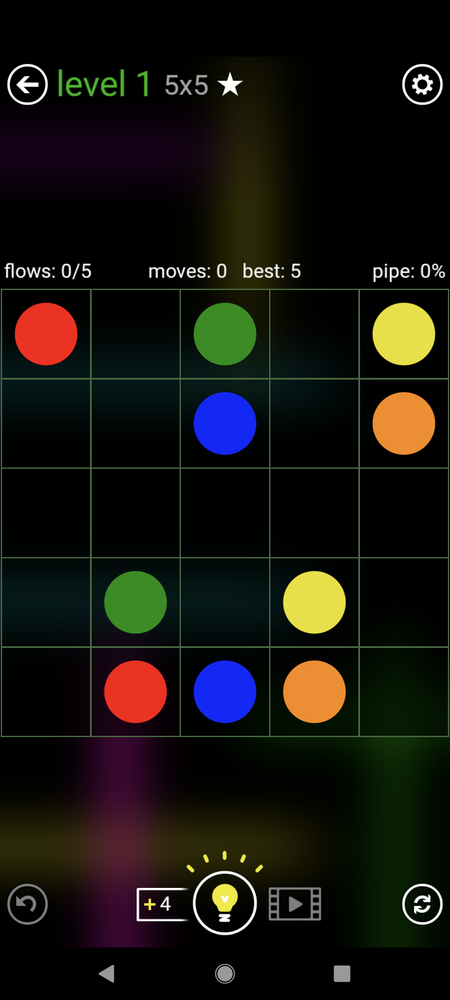
#> input picture problem-images/lvl1.png, 450 x 1000 px, shrunk from 1080 x 2400 before the run
$ jupyter execute sandbox.ipynb
#> lines starting #> are read from the running program, lines starting #| are printed output that depends on the picture; after the words box and inside, x2 and y2 are one past the last pixel; in counts of white or black regions, pixels touching at a corner belong together
[cell 1]
import numpy as np
import cv2
import matplotlib.pyplot as plt

[cell 2]
img_bgr = cv2.imread('problem-images/lvl1.png')
#> img_bgr is the input picture: shape (1000, 450, 3); mean B, G, R 14.9, 20.2, 21.7
img_rgb = cv2.cvtColor(img_bgr, cv2.COLOR_BGR2RGB)
img = cv2.cvtColor(img_bgr, cv2.COLOR_BGR2GRAY)
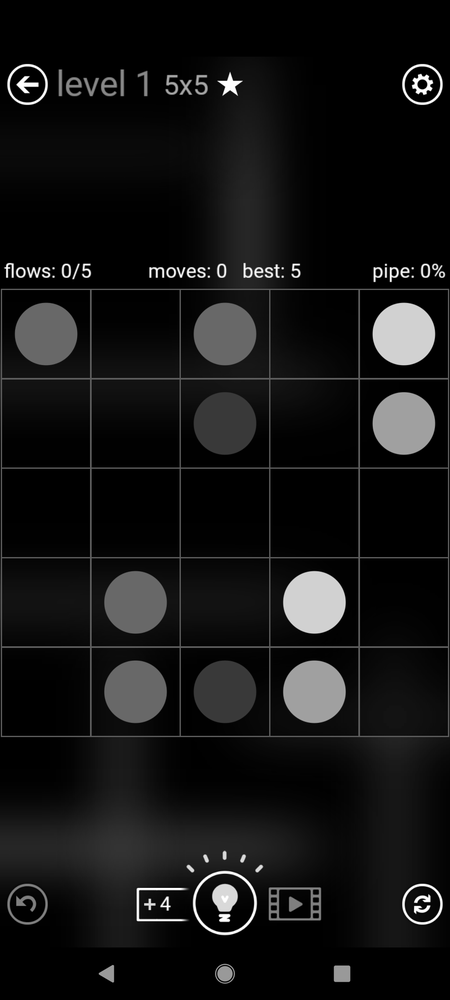
#> img: shape (1000, 450); min 0, max 255, mean 20

[cell 3]
(thresh, img_bin) = cv2.threshold(img, 128, 255, cv2.THRESH_BINARY|cv2.THRESH_OTSU)
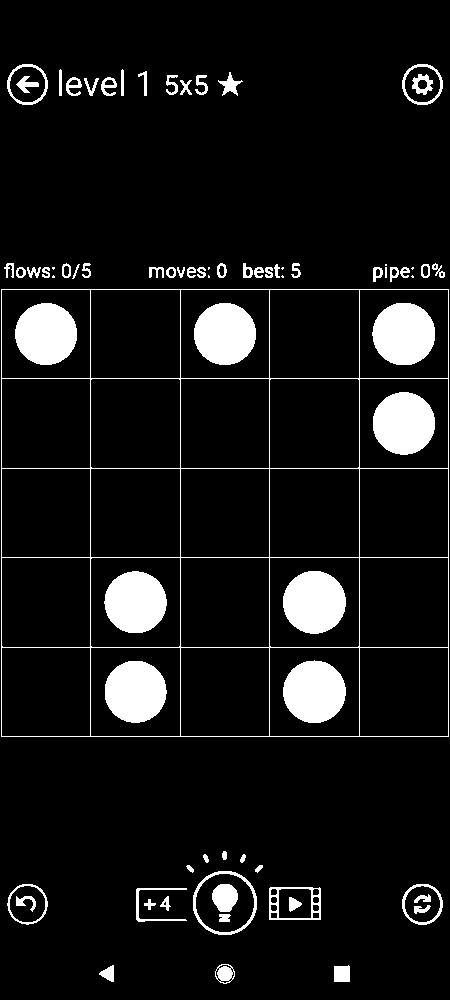
#> img_bin: shape (1000, 450); 8.4% white; 77 white regions (9 under 20 px), largest, box (x1, y1, x2, y2) and area: (1, 289, 449, 737) 5352, (283, 571, 346, 634) 3115, (372, 303, 435, 365) 3102
#> thresh = 75
#img_bin = 255-img_bin
#plt.imshow(img_bin, cmap="gray")


# Defining a kernel length
kernel_length = np.array(img).shape[1]//20
#> kernel_length = 22
# A vertical kernel of (1 X kernel_length), which will detect all the v lines from the image.
v_kernel = cv2.getStructuringElement(cv2.MORPH_RECT, (1, kernel_length))
#> v_kernel = 22 values from 1 to 1
# A horizontal kernel of (kernel_length X 1), which will help to detect all the horizontal line from the image.
h_kernel = cv2.getStructuringElement(cv2.MORPH_RECT, (kernel_length, 1))
# A kernel of (3 X 3) ones.
kernel = cv2.getStructuringElement(cv2.MORPH_RECT, (3, 3))

# Morphological operation to detect vertical lines from an image
img_temp1 = cv2.erode(img_bin, v_kernel, iterations=3)
#> img_temp1: shape (1000, 450); 0.51% white in thin lines or dots, all inside (x1, y1, x2, y2) = (1, 322, 449, 707)
v_lines_img = cv2.dilate(img_temp1, v_kernel, iterations=3)
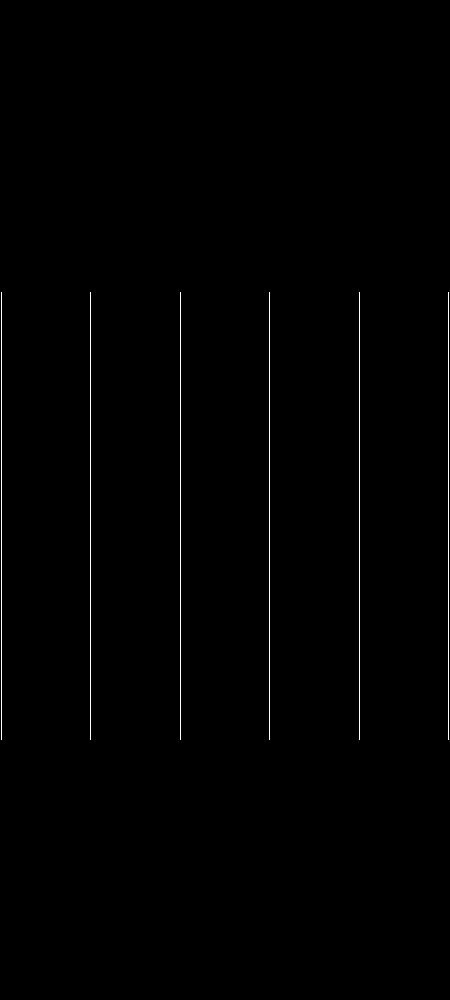
#> v_lines_img: shape (1000, 450); 0.6% white in thin lines or dots, all inside (x1, y1, x2, y2) = (1, 292, 449, 740)
#plt.imshow(v_lines_img)
# Morphological operation to detect horizontal lines from an image
img_temp2 = cv2.erode(img_bin, h_kernel, iterations=3)
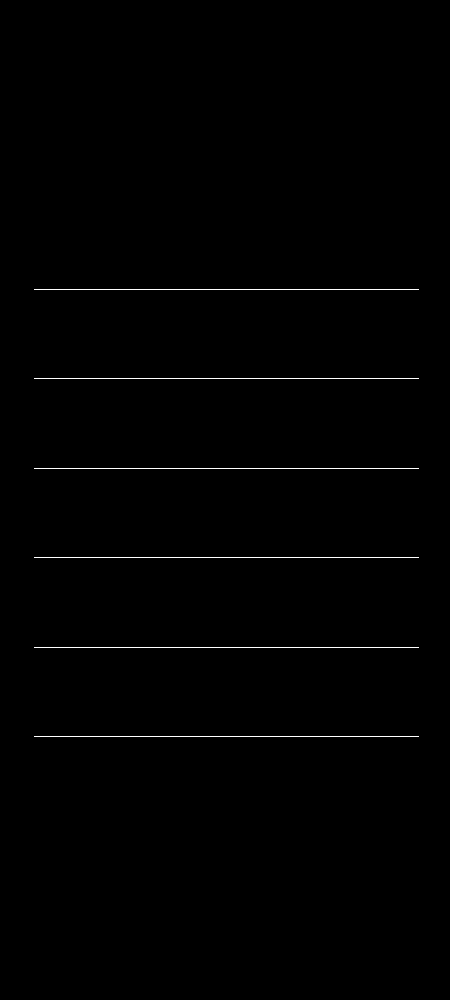
#> img_temp2: shape (1000, 450); 0.51% white in thin lines or dots, all inside (x1, y1, x2, y2) = (34, 289, 419, 737)
h_lines_img = cv2.dilate(img_temp2, h_kernel, iterations=3)
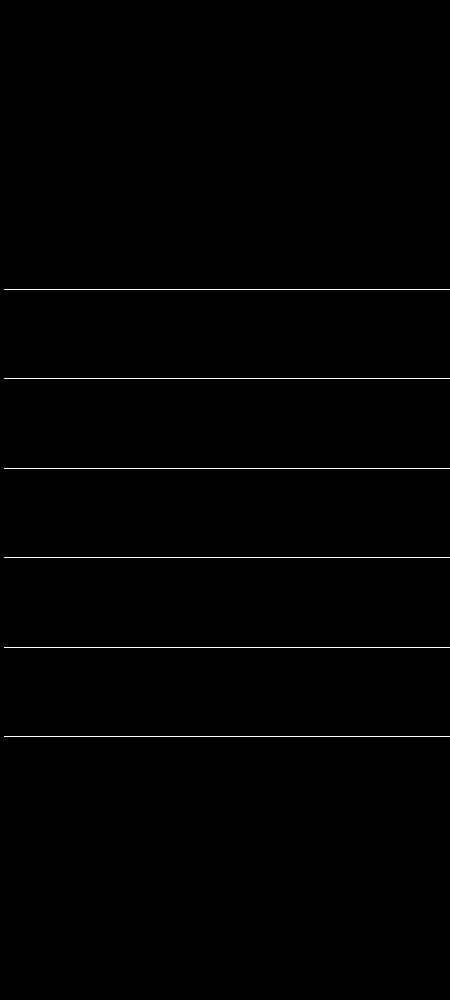
#> h_lines_img: shape (1000, 450); 0.59% white in thin lines or dots, all inside (x1, y1, x2, y2) = (4, 289, 450, 737)
#plt.imshow(h_lines_img)

# Weighting parameters, this will decide the quantity of an image to be added to make a new image.
alpha = 0.5
beta = 1.0 - alpha
# This function helps to add two image with specific weight parameter to get a third image as summation of two image.
img_final_bin = cv2.addWeighted(v_lines_img, alpha, h_lines_img, beta, 0.0)
img_final_bin = cv2.erode(~img_final_bin, kernel, iterations=2)
(thresh, img_final_bin) = cv2.threshold(img_final_bin, 128,255, cv2.THRESH_BINARY | cv2.THRESH_OTSU)
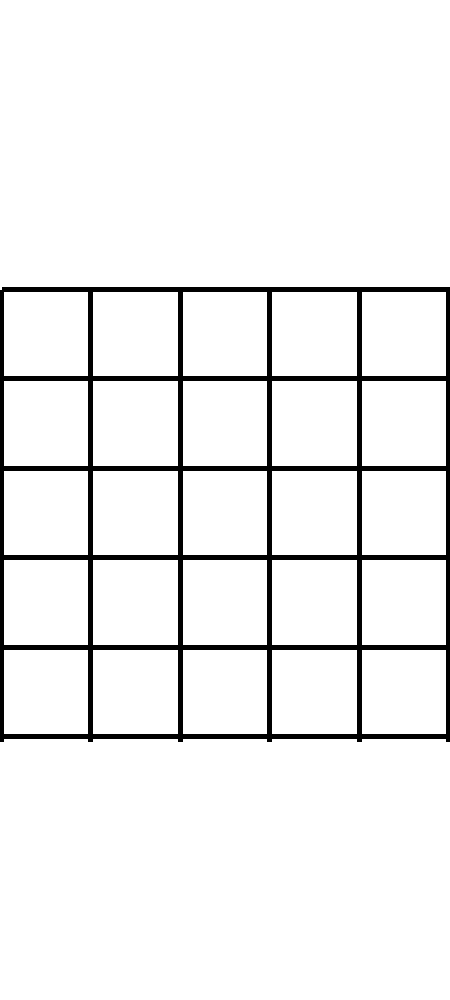
#> img_final_bin: shape (1000, 450); 94.4% white; 1 black region
#> thresh = 127

def sort_contours(cnts, method="left-to-right"):
	# initialize the reverse flag and sort index
	reverse = False
	i = 0
	# handle if we need to sort in reverse
	if method == "right-to-left" or method == "bottom-to-top":
		reverse = True
	# handle if we are sorting against the y-coordinate rather than
	# the x-coordinate of the bounding box
	if method == "top-to-bottom" or method == "bottom-to-top":
		i = 1
	# construct the list of bounding boxes and sort them from top to
	# bottom
	boundingBoxes = [cv2.boundingRect(c) for c in cnts]
	(cnts, boundingBoxes) = zip(*sorted(zip(cnts, boundingBoxes),
		key=lambda b:b[1][i], reverse=reverse))
	# return the list of sorted contours and bounding boxes
	return (cnts, boundingBoxes)

# Find contours for image, which will detect all the boxes
contours, hierarchy = cv2.findContours(img_final_bin, cv2.RETR_TREE, cv2.CHAIN_APPROX_SIMPLE)
#> contours = 27 contours; largest, box (x1, y1, x2, y2) and area: (0, 0, 450, 290) 128418, (0, 739, 450, 1000) 116649, (272, 560, 357, 645) 7056, (93, 560, 178, 645) 7056, (272, 381, 357, 466) 7056
# Sort all the contours by top to bottom.
(contours, boundingBoxes) = sort_contours(contours, method="top-to-bottom")
#> in sort_contours, `boundingBoxes = [cv2.boundingRect(c) for c in cnts]`: boundingBoxes = 27 items, first 6: (0, 739, 450, 261), (362, 650, 84, 84), (272, 650, 85, 84), (183, 650, 84, 84), (93, 650, 85, 84), (4, 650, 84, 84)
#> in sort_contours, `(cnts, boundingBoxes) = zip(*sorted(zip(cnts, boundingBoxes), key=lamb..`: cnts = 27 contours; largest, box (x1, y1, x2, y2) and area: (0, 0, 450, 290) 128418, (0, 739, 450, 1000) 116649, (272, 381, 357, 466) 7056, (93, 381, 178, 466) 7056, (272, 560, 357, 645) 7056; boundingBoxes = 27 items, first 6: (0, 0, 450, 290), (362, 292, 84, 84), (272, 292, 85, 84), (183, 292, 84, 84), (93, 292, 85, 84), (4, 292, 84, 84)
#> contours has the same summary as cnts in sort_contours

[cell 4]
def percentDif(a : int, b : int):
    """
    Return the % difference between two numbers a and b
    """
    if b + a == 0:
        return 0
    return 100 * (abs(a - b) / ((a + b) / 2))


cell_imgs = []
cur_row = []
last_y = 0
for c in contours:
    # Returns the location and width,height for every contour
    x, y, w, h = cv2.boundingRect(c)

    #An elevation change of more than 4% likely means we're on a new row
    if percentDif(y, last_y) > 4:
        cell_imgs.append(cur_row.copy())
        cur_row = []

    #if the width and height of the box are within 10% of each other (its a square)
    if percentDif(w, h) < 10:
        cell_img = img_bgr[y:y+h, x:x+w]
        cell_img_g = cv2.cvtColor(cell_img, cv2.COLOR_BGR2GRAY)
        #(thresh, cell_img) = cv2.threshold(cell_img, 240, 255, cv2.THRESH_OTSU)

        circles = cv2.HoughCircles(cell_img_g, cv2.HOUGH_GRADIENT, 1, cell_img_g.shape[0]/2)

        if not np.any(circles):
            cur_row.append(None)
        elif len(circles) == 1:
            cur_row.append(cell_img[cell_img.shape[0]//2][cell_img.shape[1]//2])
        else:
            print("Impossible!") #there should never be 2 circles in a cell

        # [4 lines of commented-out code are left out]

    last_y = y
#> this loop made 27 passes
#> (c, x, y, w, h, last_y) on passes 2 to 10: ([[362, 292], [362, 375], [445, 375], [445, 292]], 362, 292, 84, 84, 292), ([[272, 292], [272, 375], [356, 375], [356, 292]], 272, 292, 85, 84, 292), ([[183, 292], [183, 375], [266, 375], [266, 292]], 183, 292, 84, 84, 292), ([[93, 292], [93, 375], [177, 375], [177, 292]], 93, 292, 85, 84, 292), ([[4, 292], [4, 375], [87, 375], [87, 292]], 4, 292, 84, 84, 292), ([[362, 381], [362, 465], [445, 465], [445, 381]], 362, 381, 84, 85, 381), ([[272, 381], [272, 465], [356, 465], [356, 381]], 272, 381, 85, 85, 381), ([[183, 381], [183, 465], [266, 465], [266, 381]], 183, 381, 84, 85, 381), ([[93, 381], [93, 465], [177, 465], [177, 381]], 93, 381, 85, 85, 381)
#> (x, y, w, h, last_y) on passes 1, 27: (0, 0, 450, 290, 0), (0, 739, 450, 261, 739)
#> pass 2, `cell_img_g = cv2.cvtColor(cell_img, cv2.COLOR_BGR2GRAY)`:
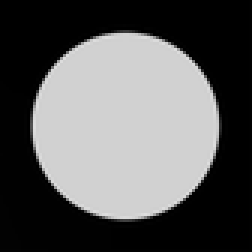
#> cell_img_g: shape (84, 84) (shown 3 times larger); min 0, max 222, mean 91.5
#> pass 3, `cell_img_g = cv2.cvtColor(cell_img, cv2.COLOR_BGR2GRAY)`:
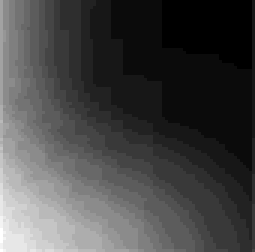
#> cell_img_g: shape (84, 85) (shown 3 times larger); min 0, max 22, mean 6.1; drawn with min black and max white
#> after the loop:
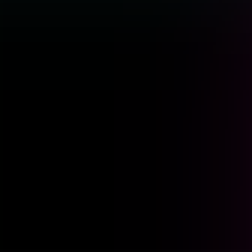
#> cell_img: shape (84, 84, 3) (shown 3 times larger); mean B, G, R 2.57, 0.845, 2.29
#> after the loop:
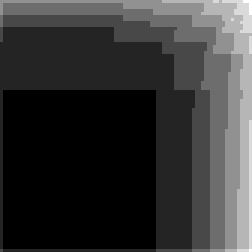
#> cell_img_g: shape (84, 84) (shown 3 times larger); min 0, max 7, mean 1.44; drawn with min black and max white
#> after the loop, cell_imgs = 6 items

$ run again, with problem-images/lvl2.png copied over problem-images/lvl1.png
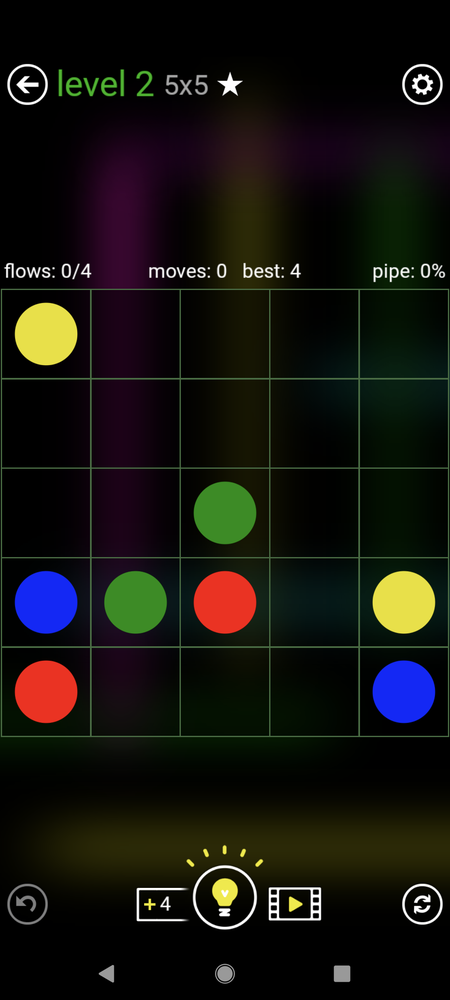
#> input picture problem-images/lvl2.png, 450 x 1000 px, shrunk from 1080 x 2400 before the run
#> img_bgr is the input picture: shape (1000, 450, 3); mean B, G, R 14.8, 19.8, 21
#> `(thresh, img_bin) = cv2.threshold(img, 128, 255, cv2.THRESH_BINARY|cv2..`:
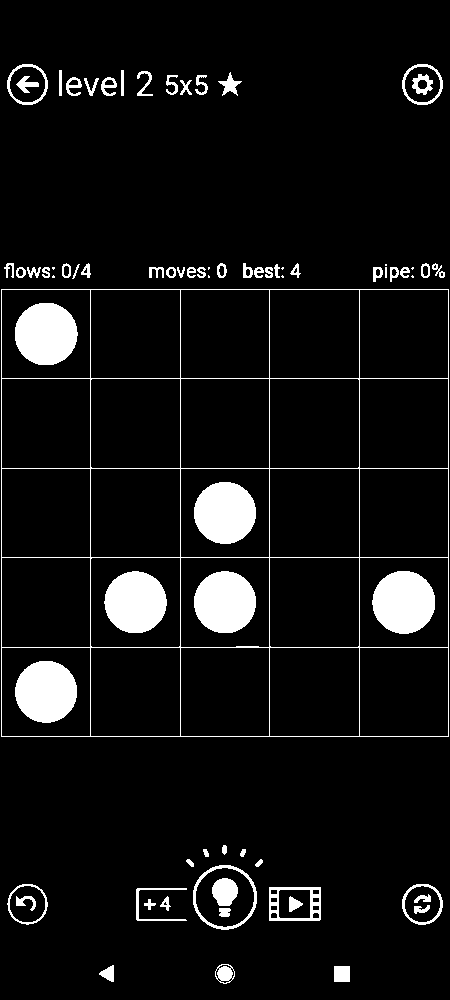
#> img_bin: shape (1000, 450); 7.1% white; 75 white regions (9 under 20 px), largest, box (x1, y1, x2, y2) and area: (1, 289, 449, 737) 5372, (372, 571, 435, 634) 3115, (15, 303, 78, 365) 3100
#> `(thresh, img_bin) = cv2.threshold(img, 128, 255, cv2.THRESH_BINARY|cv2..`: thresh = 76
#> img_temp1: shape (1000, 450); 0.51% white in thin lines or dots, all inside (x1, y1, x2, y2) = (1, 322, 449, 707)
#> v_lines_img: shape (1000, 450); 0.6% white in thin lines or dots, all inside (x1, y1, x2, y2) = (1, 292, 449, 740)
#> img_temp2: shape (1000, 450); 0.51% white in thin lines or dots, all inside (x1, y1, x2, y2) = (34, 289, 419, 737)
#> h_lines_img: shape (1000, 450); 0.59% white in thin lines or dots, all inside (x1, y1, x2, y2) = (4, 289, 450, 737)
#> `(thresh, img_final_bin) = cv2.threshold(img_final_bin, 128,255, cv2.TH..`: thresh = 127
#> `contours, hierarchy = cv2.findContours(img_final_bin, cv2.RETR_TREE, c..`: contours = 27 contours; largest, box (x1, y1, x2, y2) and area: (0, 0, 450, 290) 128418, (0, 739, 450, 1000) 116649, (272, 560, 357, 645) 7056, (93, 560, 178, 645) 7056, (272, 381, 357, 466) 7056
#> in sort_contours, `boundingBoxes = [cv2.boundingRect(c) for c in cnts]`: boundingBoxes = 27 items, first 6: (0, 739, 450, 261), (362, 650, 84, 84), (272, 650, 85, 84), (183, 650, 84, 84), (93, 650, 85, 84), (4, 650, 84, 84)
#> in sort_contours, `(cnts, boundingBoxes) = zip(*sorted(zip(cnts, boundingBoxes), key=lamb..`: cnts = 27 contours; largest, box (x1, y1, x2, y2) and area: (0, 0, 450, 290) 128418, (0, 739, 450, 1000) 116649, (272, 381, 357, 466) 7056, (93, 381, 178, 466) 7056, (272, 560, 357, 645) 7056; boundingBoxes = 27 items, first 6: (0, 0, 450, 290), (362, 292, 84, 84), (272, 292, 85, 84), (183, 292, 84, 84), (93, 292, 85, 84), (4, 292, 84, 84)
#> `(contours, boundingBoxes) = sort_contours(contours, method="top-to-bot..`: contours has the same summary as cnts in sort_contours
#> the loop `for c in contours:` made 27 passes
#> (c, x, y, w, h, last_y) on passes 2 to 7: ([[362, 292], [362, 375], [445, 375], [445, 292]], 362, 292, 84, 84, 292), ([[272, 292], [272, 375], [356, 375], [356, 292]], 272, 292, 85, 84, 292), ([[183, 292], [183, 375], [266, 375], [266, 292]], 183, 292, 84, 84, 292), ([[93, 292], [93, 375], [177, 375], [177, 292]], 93, 292, 85, 84, 292), ([[4, 292], [4, 375], [87, 375], [87, 292]], 4, 292, 84, 84, 292), ([[362, 381], [362, 465], [445, 465], [445, 381]], 362, 381, 84, 85, 381)
#> after the loop `for c in contours:`:
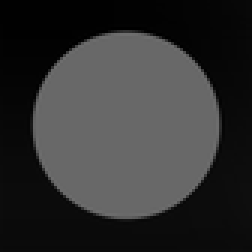
#> cell_img_g: shape (84, 84) (shown 3 times larger); min 0, max 110, mean 49.5
#> after the loop `for c in contours:`: cell_imgs = 6 items

$ run again, with problem-images/lvl21.png copied over problem-images/lvl1.png
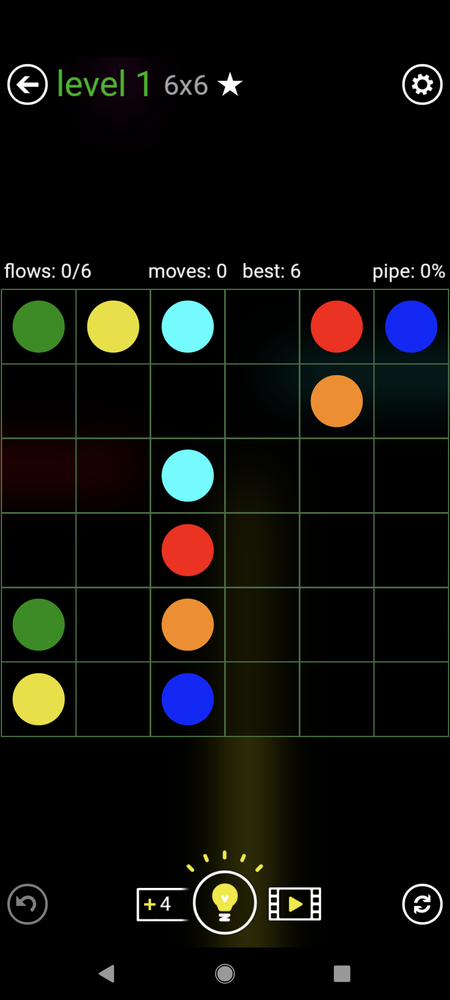
#> input picture problem-images/lvl21.png, 450 x 1000 px, shrunk from 1080 x 2400 before the run
#> img_bgr is the input picture: shape (1000, 450, 3); mean B, G, R 12.1, 16.4, 16.3
#> img_bin: shape (1000, 450); 7.6% white; 86 white regions (15 under 20 px), largest, box (x1, y1, x2, y2) and area: (1, 289, 449, 737) 4809, (162, 449, 214, 502) 2159, (162, 300, 214, 353) 2157
#> `(thresh, img_bin) = cv2.threshold(img, 128, 255, cv2.THRESH_BINARY|cv2..`: thresh = 79
#> img_temp1: shape (1000, 450); 0.46% white in thin lines or dots, all inside (x1, y1, x2, y2) = (1, 322, 449, 707)
#> v_lines_img: shape (1000, 450); 0.6% white in thin lines or dots, all inside (x1, y1, x2, y2) = (1, 292, 449, 740)
#> img_temp2: shape (1000, 450); 0.43% white in thin lines or dots, all inside (x1, y1, x2, y2) = (34, 289, 419, 737)
#> h_lines_img: shape (1000, 450); 0.5% white in thin lines or dots, all inside (x1, y1, x2, y2) = (4, 289, 450, 737)
#> `(thresh, img_final_bin) = cv2.threshold(img_final_bin, 128,255, cv2.TH..`: thresh = 127
#> `contours, hierarchy = cv2.findContours(img_final_bin, cv2.RETR_TREE, c..`: contours = 18 contours; largest, box (x1, y1, x2, y2) and area: (0, 0, 450, 290) 128418, (0, 739, 450, 1000) 116663, (302, 590, 446, 734) 20449, (4, 590, 148, 734) 20449, (302, 292, 446, 436) 20449
#> in sort_contours, `boundingBoxes = [cv2.boundingRect(c) for c in cnts]`: boundingBoxes = 18 items, first 6: (0, 739, 450, 261), (302, 590, 144, 144), (228, 590, 69, 144), (153, 590, 69, 144), (4, 590, 144, 144), (302, 515, 144, 70)
#> in sort_contours, `(cnts, boundingBoxes) = zip(*sorted(zip(cnts, boundingBoxes), key=lamb..`: cnts = 18 contours; largest, box (x1, y1, x2, y2) and area: (0, 0, 450, 290) 128418, (0, 739, 450, 1000) 116663, (302, 292, 446, 436) 20449, (4, 292, 148, 436) 20449, (302, 590, 446, 734) 20449; boundingBoxes = 18 items, first 6: (0, 0, 450, 290), (302, 292, 144, 144), (228, 292, 69, 144), (153, 292, 69, 144), (4, 292, 144, 144), (302, 441, 144, 69)
#> `(contours, boundingBoxes) = sort_contours(contours, method="top-to-bot..`: contours has the same summary as cnts in sort_contours
#> the loop `for c in contours:` made 18 passes
#> (c, x, y, w, h, last_y) on passes 2 to 7: ([[302, 292], [302, 435], [445, 435], [445, 292]], 302, 292, 144, 144, 292), ([[228, 292], [228, 435], [296, 435], [296, 292]], 228, 292, 69, 144, 292), ([[153, 292], [153, 435], [221, 435], [221, 292]], 153, 292, 69, 144, 292), ([[4, 292], [4, 435], [147, 435], [147, 292]], 4, 292, 144, 144, 292), ([[302, 441], [302, 509], [445, 509], [445, 441]], 302, 441, 144, 69, 441), ([[228, 441], [228, 509], [296, 509], [296, 441]], 228, 441, 69, 69, 441)
#> after the loop `for c in contours:`:
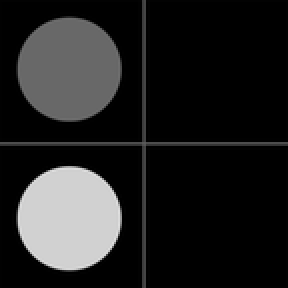
#> cell_img_g: shape (144, 144) (shown 2 times larger); min 0, max 223, mean 34.2
#> after the loop `for c in contours:`: cell_imgs = 5 items
